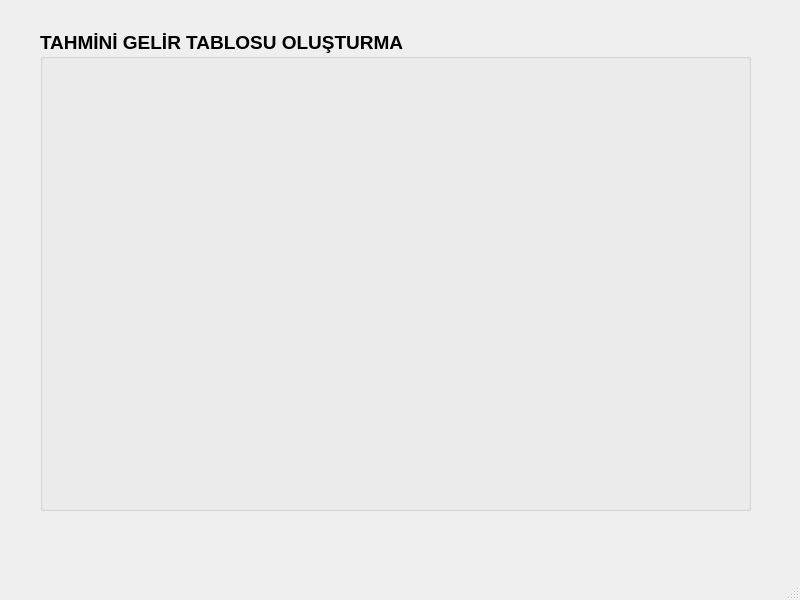
<?xml version="1.0" encoding="UTF-8"?>
<ui version="4.0">
 <class>MainWindow</class>
 <widget class="QMainWindow" name="MainWindow">
  <property name="geometry">
   <rect>
    <x>0</x>
    <y>0</y>
    <width>800</width>
    <height>600</height>
   </rect>
  </property>
  <property name="windowTitle">
   <string>MainWindow</string>
  </property>
  <widget class="QWidget" name="centralwidget">
   <widget class="QGroupBox" name="groupBox">
    <property name="geometry">
     <rect>
      <x>40</x>
      <y>30</y>
      <width>711</width>
      <height>481</height>
     </rect>
    </property>
    <property name="font">
     <font>
      <family>MS Sans Serif</family>
      <pointsize>14</pointsize>
      <weight>75</weight>
      <bold>true</bold>
     </font>
    </property>
    <property name="title">
     <string>TAHMİNİ GELİR TABLOSU OLUŞTURMA</string>
    </property>
   </widget>
  </widget>
  <widget class="QMenuBar" name="menubar">
   <property name="geometry">
    <rect>
     <x>0</x>
     <y>0</y>
     <width>800</width>
     <height>26</height>
    </rect>
   </property>
  </widget>
  <widget class="QStatusBar" name="statusbar"/>
 </widget>
 <resources/>
 <connections/>
</ui>
